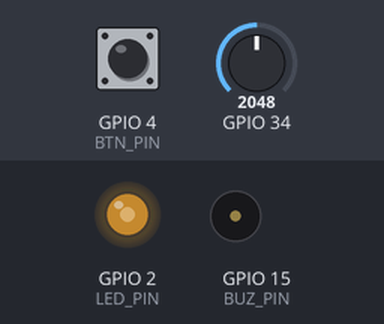
This sketch was run on a simulated ESP32. On the bench: output pins drawn as LEDs (lit = HIGH), buzzer (waves = sounding). The test bench sets the inputs (shaded band); at power-on: GPIO 34 = 2048, GPIO 4 (BTN_PIN) HIGH. What the sketch prints to the serial monitor is not drawn.

Above: at 1.2 s.
1.3 s: GPIO 34 set to 2866
At 1.8 s:
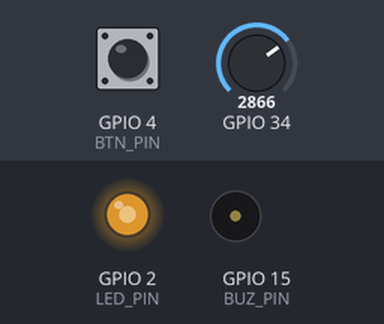
2.9 s: GPIO 34 set to 3603
At 4.2 s:
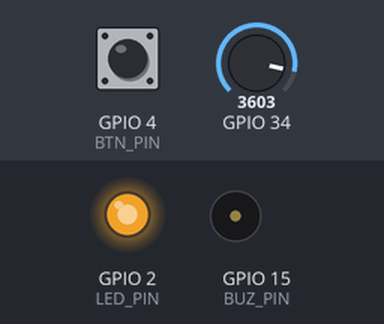
4.5 s: GPIO 34 set to 491
At 5.5 s:
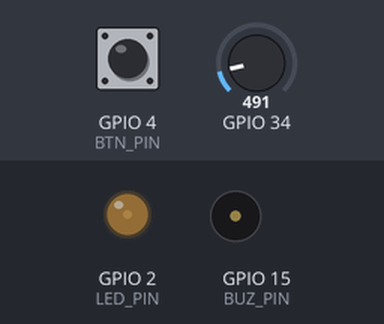
6.1 s: GPIO 34 set to 0
At 6.8 s:
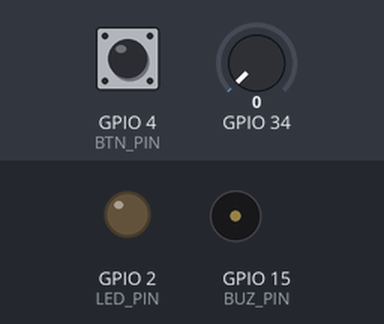
9.4 s: GPIO 34 set to 2047
At 10.5 s:
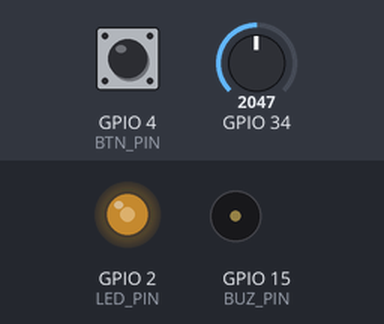
Timing chart, 0 to 11.9 s (numbered marks = the images above; inputs shaded):
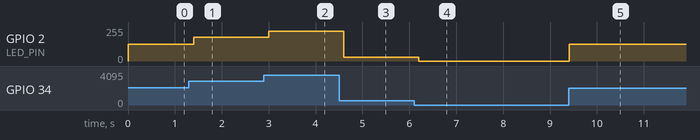

The sketch:

_ref.ino
```cpp
// Reference smoke-test (core 3.3.10): correct LEDC + tone API
#include <Arduino.h>

#define LED_PIN 2
#define BTN_PIN 4
#define BUZ_PIN 15

void setup() {
  Serial.begin(115200);
  // CORE 3.x LEDC: ledcAttach(pin, freqHz, resolutionBits) -> auto-assigns channel
  ledcAttach(LED_PIN, 5000, 8);   // 8-bit -> duty 0..255
  pinMode(BTN_PIN, INPUT_PULLUP);
  tone(BUZ_PIN, 440, 200);        // pin, freqHz, durMs
  noTone(BUZ_PIN);
}

void loop() {
  int raw = analogRead(34);             // 0..4095
  int duty = map(raw, 0, 4095, 0, 255); // 8-bit duty
  ledcWrite(LED_PIN, duty);             // by PIN
  bool pressed = digitalRead(BTN_PIN) == LOW;
  Serial.println(pressed ? "ON" : "off");
  delay(200);
}
```

Measured:
- after the input at 1.3 s, GPIO 2 (LED_PIN): 127/255 → 177/255 after 0.10 s
- after the input at 2.9 s, GPIO 2 (LED_PIN): 177/255 → 223/255 after 0.10 s
- after the input at 4.5 s, GPIO 2 (LED_PIN): 223/255 → 30/255 after 0.10 s
- after the input at 6.1 s, GPIO 2 (LED_PIN): 30/255 → 0/255 after 0.11 s
- after the input at 9.4 s, GPIO 2 (LED_PIN): 0/255 → 127/255 at once
